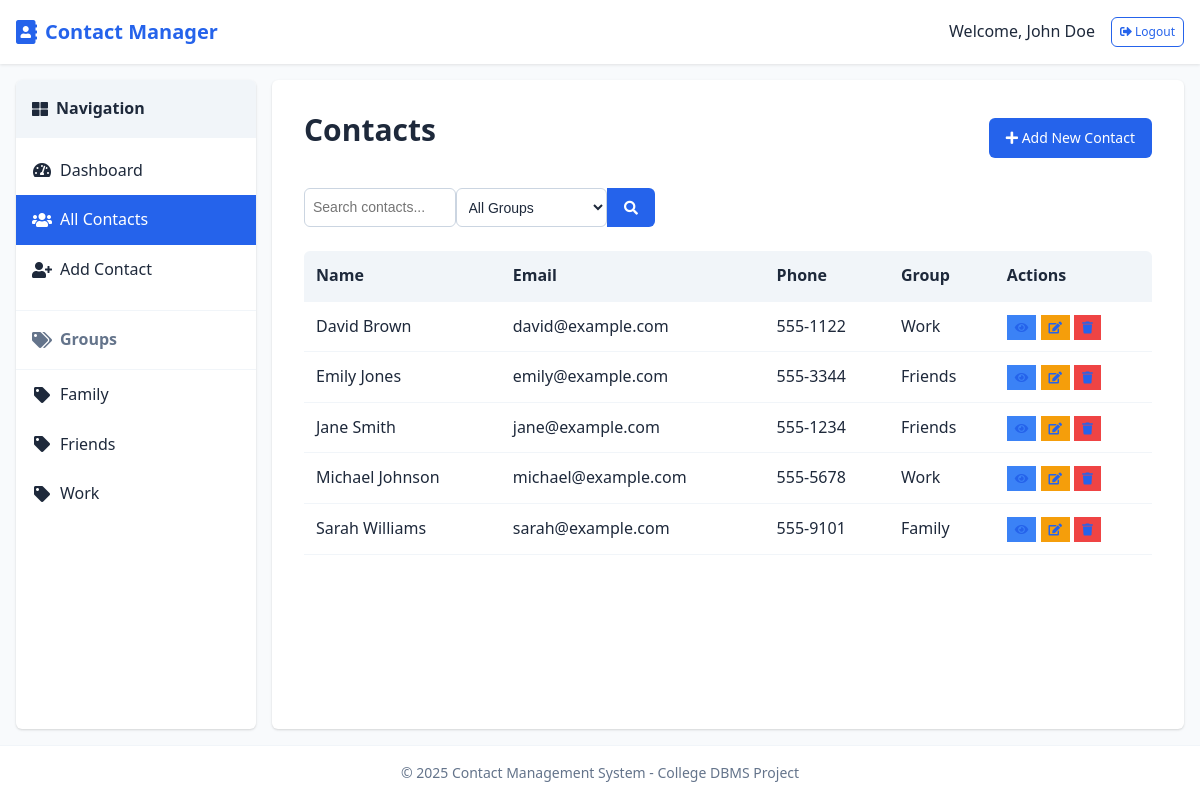
/contacts.php (signed in), run on the app's committed database.
### tables this page shows
CREATE TABLE `contacts` (
  `id` int(11) NOT NULL,
  `user_id` int(11) NOT NULL,
  `first_name` varchar(50) NOT NULL,
  `last_name` varchar(50) DEFAULT NULL,
  `email` varchar(100) DEFAULT NULL,
  `phone` varchar(20) DEFAULT NULL,
  `address` text DEFAULT NULL,
  `contact_group` varchar(50) DEFAULT NULL,
  `notes` text DEFAULT NULL,
  `created_at` timestamp NOT NULL DEFAULT current_timestamp(),
  `updated_at` timestamp NOT NULL DEFAULT current_timestamp() ON UPDATE current_timestamp()
);

### contacts.php (the view, shortened to what this page needs)
<?php
$search = isset($_GET['search']) ? trim($_GET['search']) : '';
$conn = getDbConnection();
$query = "SELECT * FROM contacts WHERE user_id = ?";
$params = array($_SESSION['user_id']);
$types = "i";
$query .= " ORDER BY first_name ASC";
$stmt = $conn->prepare($query);
$stmt->bind_param($types, ...$params);
$stmt->execute();
$contacts = $stmt->get_result();
include 'includes/header.php';
?>
<div class="container">
    <?php include 'includes/sidebar.php'; ?>
    <div class="main-content">
        <div class="contact-list-header">
            <h1>Contacts</h1>
            <a href="add_contact.php" class="btn btn-primary"><i class="fas fa-plus"></i> Add New Contact</a>
        </div>
        <div class="filter-controls">
            <form method="GET" action="contacts.php" class="search-form">
                <div class="input-group">
                    <input type="text" name="search" placeholder="Search contacts..." value="<?php echo htmlspecialchars($search); ?>" class="form-control">
                    <select name="group" class="form-control">
                        <option value="">All Groups</option>
                    </select>
                    <button type="submit" class="btn btn-primary"><i class="fas fa-search"></i></button>
                </div>
            </form>
        </div>
        <div class="contacts-container">
            <?php if ($contacts->num_rows > 0): ?>
                <table class="table">
                    <thead>
                        <tr>
                            <th>Name</th>
                            <th>Email</th>
                            <th>Phone</th>
                            <th>Group</th>
                            <th>Actions</th>
                        </tr>
                    </thead>
                    <tbody>
                        <?php while($contact = $contacts->fetch_assoc()): ?>
                            <tr>
                                <td><?php echo htmlspecialchars($contact['first_name'] . ' ' . $contact['last_name']); ?></td>
                                <td><?php echo htmlspecialchars($contact['email']); ?></td>
                                <td><?php echo htmlspecialchars($contact['phone']); ?></td>
                                <td><?php echo htmlspecialchars($contact['contact_group']); ?></td>
                                <td>
                                    <a href="view_contact.php?id=<?php echo $contact['id']; ?>" class="btn-sm btn-info"><i class="fas fa-eye"></i></a>
                                    <a href="edit_contact.php?id=<?php echo $contact['id']; ?>" class="btn-sm btn-warning"><i class="fas fa-edit"></i></a>
                                    <a href="delete_contact.php?id=<?php echo $contact['id']; ?>" class="btn-sm btn-danger" onclick="return confirm('Are you sure you want to delete this contact?');"><i class="fas fa-trash"></i></a>
                                </td>
                            </tr>
                        <?php endwhile; ?>
                    </tbody>
                </table>
            <?php endif; ?>
        </div>
    </div>
</div>
<?php include 'includes/footer.php'; ?>

### assets/css/styles.css (style rules this page uses)
:root { --primary-color: #2563eb; --primary-dark: #1d4ed8; --primary-light: #dbeafe; --secondary-color: #64748b; --background-color: #f8fafc; --text-color: #1e293b; --gray-light: #f1f5f9; --gray: #cbd5e1; --gray-dark: #64748b; --danger: #ef4444; --success: #22c55e; --warning: #f59e0b; --info: #3b82f6; --border-radius: 0.375rem; --box-shadow: 0 1px 3px rgba(0,0,0,0.1), 0 1px 2px rgba(0,0,0,0.06); --transition: all 0.3s ease; }
* { box-sizing: border-box; margin: 0; padding: 0; }
body { font-family: 'Segoe UI', Tahoma, Geneva, Verdana, sans-serif; line-height: 1.6; color: var(--text-color); background-color: var(--background-color); min-height: 100vh; display: flex; flex-direction: column; }
a { color: var(--primary-color); text-decoration: none; transition: var(--transition); }
h1, h2, h3, h4, h5, h6 { margin-bottom: 1rem; font-weight: 600; line-height: 1.2; }
h1 { font-size: 1.875rem; }
.container { display: flex; flex: 1; max-width: 1200px; margin: 0 auto; width: 100%; }
.main-content { flex: 1; padding: 2rem; background-color: white; border-radius: var(--border-radius); box-shadow: var(--box-shadow); margin: 1rem; }
.btn { display: inline-block; padding: 0.5rem 1rem; font-size: 0.875rem; font-weight: 500; text-align: center; white-space: nowrap; vertical-align: middle; cursor: pointer; border: 1px solid transparent; border-radius: var(--border-radius); background-color: var(--primary-color); color: white; transition: var(--transition); }
.btn-sm { padding: 0.25rem 0.5rem; font-size: 0.75rem; }
.btn-danger { background-color: var(--danger); }
.btn-info { background-color: var(--info); }
.btn-warning { background-color: var(--warning); }
.form-control { display: block; width: 100%; padding: 0.5rem; font-size: 0.875rem; line-height: 1.5; color: var(--text-color); background-color: white; border: 1px solid var(--gray); border-radius: var(--border-radius); transition: var(--transition); }
.input-group { position: relative; display: flex; }
.input-group .form-control { flex: 1; }
.input-group .btn { border-top-left-radius: 0; border-bottom-left-radius: 0; }
.table { width: 100%; margin-bottom: 1rem; background-color: transparent; border-collapse: collapse; }
.table th, .table td { padding: 0.75rem; vertical-align: top; border-bottom: 1px solid var(--gray-light); text-align: left; }
.table th { font-weight: 600; background-color: var(--gray-light); }
.contact-list-header { display: flex; justify-content: space-between; align-items: center; margin-bottom: 1.5rem; }
.filter-controls { margin-bottom: 1.5rem; }
.search-form { display: flex; gap: 1rem; }
.contacts-container { background-color: white; border-radius: var(--border-radius); overflow: hidden; }

### data on the page
contacts: first_name+last_name "David Brown", email "david@example.com", phone "555-1122", contact_group "Work"
contacts: first_name+last_name "Emily Jones", email "emily@example.com", phone "555-3344", contact_group "Friends"
contacts: first_name+last_name "Jane Smith", email "jane@example.com", phone "555-1234", contact_group "Friends"
contacts: first_name+last_name "Michael Johnson", email "michael@example.com", phone "555-5678", contact_group "Work"
contacts: first_name+last_name "Sarah Williams", email "sarah@example.com", phone "555-9101", contact_group "Family"

### other printed values
$_SESSION['user_name'] "John Doe"
$group['contact_group'] "Family"
$group['contact_group'] "Friends"
$group['contact_group'] "Work"
